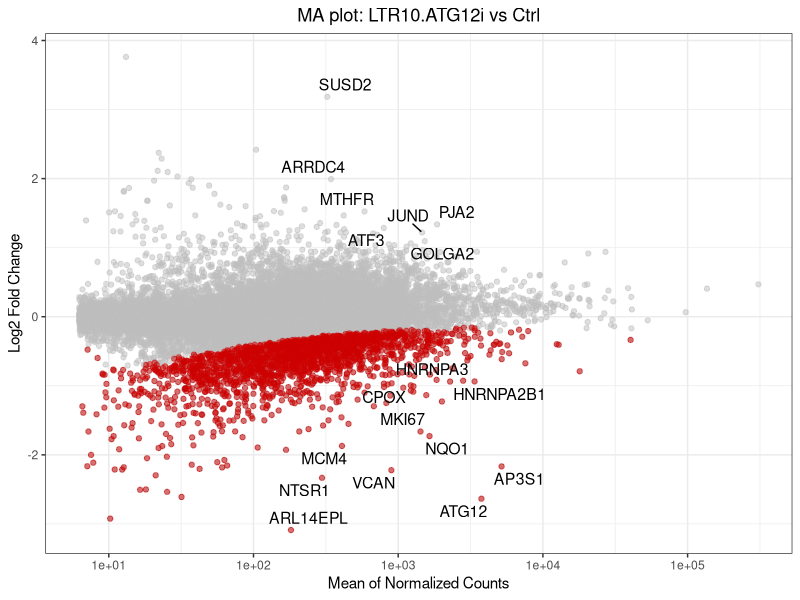

Write R code to recreate this figure.
# MA plot

library(ggplot2)
library(ggrepel)

# Clear workspace
rm(list = ls())

# Read table
deseq2_results_genes_atg12ltr10i_vs_ctrl <- read.table("deseq2_results_genes_atg12ltr10i_vs_ctrl.tab", sep="\t", header = TRUE)
head(deseq2_results_genes_atg12ltr10i_vs_ctrl)

# Convert to data frame
deseq2_results_genes_atg12ltr10i_vs_ctrl = as.data.frame(deseq2_results_genes_atg12ltr10i_vs_ctrl)

# Plot
maplot <- ggplot(deseq2_results_genes_atg12ltr10i_vs_ctrl, aes(baseMean, log2FoldChange), colour="grey") +
  scale_color_discrete(name = 'Labels') +
  theme_bw() +
  ggtitle("MA plot: LTR10.ATG12i vs Ctrl") +
  theme(plot.title = element_text(hjust = 0.5)) +
  labs(y="Log2 Fold Change", x = "Mean of Normalized Counts") +
  # Set all dots color to grey
  geom_point(data=deseq2_results_genes_atg12ltr10i_vs_ctrl, colour = "grey", alpha=0.5) +
  # If padj<0.05 and log2fc<0, change dot color to red
  geom_point(data=deseq2_results_genes_atg12ltr10i_vs_ctrl[which(deseq2_results_genes_atg12ltr10i_vs_ctrl$log2FoldChange<0 & deseq2_results_genes_atg12ltr10i_vs_ctrl$padj<0.05),], colour = "red3", , alpha=0.5) +
  # Add text labels for some points
  geom_text_repel(data = deseq2_results_genes_atg12ltr10i_vs_ctrl[which(deseq2_results_genes_atg12ltr10i_vs_ctrl$padj<0.0000000000000000000000000000000005),], mapping = aes(baseMean, log2FoldChange, label = rownames(deseq2_results_genes_atg12ltr10i_vs_ctrl[which(deseq2_results_genes_atg12ltr10i_vs_ctrl$padj<0.0000000000000000000000000000000005),])),size = 4,force = 1)

maplot + scale_x_continuous(trans='log10')

# export pdf 6 by 7 inches
